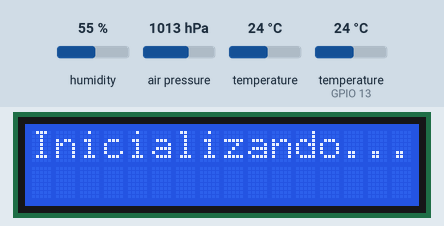
Simulated run of this program. Board: ESP32. On the bench: 16×2 character LCD. Inputs (shaded band) come from the test bench; at power-on: humidity 55 %, air pressure 1013 hPa, temperature 24 °C, temperature (sensor on GPIO 13) 24 °C. WiFi joins after 1.5 s; servers stay silent unless stated; the local clock reads 2024-03-15 10:24:30 at power-on unless the program sets it; what the program prints to the serial monitor is not drawn.

Above: at 0.2 s.
At 1.2 s:
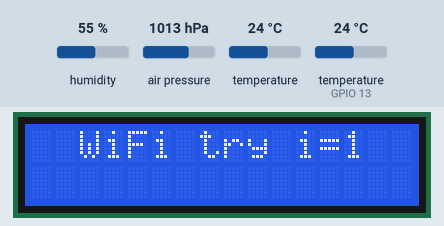
At 2.3 s:
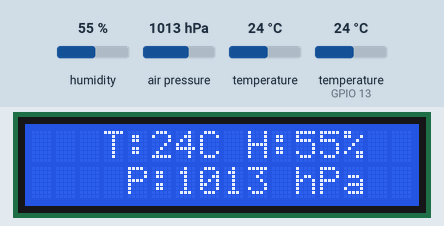
At 10.1 s:
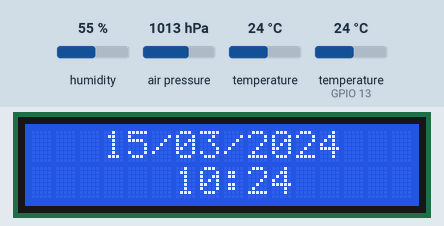
At 30.1 s:
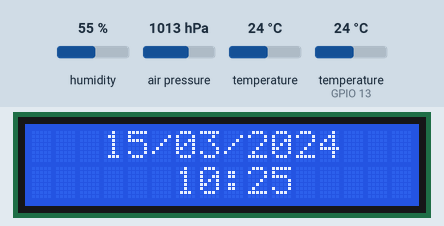

Measured:
- what the display in image 1 shows lasts 1.1 s, from 1.2 s to 2.3 s
- what the display in image 2 shows lasts 7.7 s, from 2.3 s to 10.0 s
- what the display in image 3 shows lasts 10.0 s, from 10.0 s to 20.0 s

The program:

main.cpp
```cpp
#include <Adafruit_BMP280.h>
#include <DHT.h>
#include <HTTPClient.h>
#include <LiquidCrystal_I2C.h> // Usa la biblioteca I2C para el LCD
#include <ThingSpeak.h>
#include <WiFi.h>
#include <esp_sleep.h>
#include <time.h>

#define HPA_SEA_LEVEL 1013.25 // Presión atmosférica al nivel del mar en hPa

// Definiciones de red
#define BAUD_RATE 115200

// Definiciones para mostrar datos en el LCD
#define LCD_LINE_0        0
#define LCD_LINE_1        1
#define DATE_INIT_COL     3 // 16-10(largo de la fecha)=6/2 = 3
#define TIME_INIT_COL     6 // 16-5(largo de la hora)=11/2 = 5.5->6
#define TEMP_HUM_INIT_COL 3 // 16-11(largo de la cadena)=5/2 = 2.5->3
#define PRES_INIT_COL     4 // 16-8(largo de la cadena)=8/2 = 4

// Definiciones de tiempo
#define SAMPLE_TIME_MIN  1     // Tiempo de muestreo en minutos
#define DISPLAY_TIME_SEC 10      // Tiempo de actualizacion del display en segundos
#define MIN_TO_MS        60000   // Minutos a segundos
#define SEC_TO_MS        1000    // Segundos a milisegundos
#define SEC_TO_US        1000000 // Segundos a microsegundos
#define DELAY_WATCHDOG   10      // Tiempo de espera para evitar que el Watchdog se active

// Definiciones para reloj
#define UTC_OFFSET -10800 // UTC-3 horas en segundos
#define DST_OFFSET 0      // No hay horario de verano en Argentina

// Configuración de WiFi y NTP
const char* ssid = "";
const char* password = "";
#define INTENTOS_WIFI 10
const char* ntpServer1 = "pool.ntp.org";
const char* ntpServer2 = "time.nist.gov";
#define INTENTOS_HORA   10
#define DELAY_AFTER_TRY 1000
const long gmtOffset_sec = UTC_OFFSET;
const int daylightOffset_sec = DST_OFFSET;

// Configuración de conexión al Gateway (ThingSpeak)
unsigned long channelID = 2684607;            // ID
const char* WriteAPIKey = "WWLNAKEODAP70AF3"; // Write API Key
bool connectToGateway = true;                 // Con cambiar esto a true se conecta a la gateway

// URL del script de Apps Script para enviar datos a Google Sheets
const char* scriptURL = "https://script.google.com/macros/s/"
                        "AKfycbx4X2QpN6QjZ2zSx5OdtCEPX5S8v6WXFEhs6Pvx7NPWWzzBnq"
                        "SnzMXLhmsGCfgRHCLLpg/exec";
int samples = 24 * 60 / SAMPLE_TIME_MIN; // Número de muestras a publicar en la datasheet
bool sendToGoogleSheets = false;         // Con cambiar esto a true ya se empiezan a mandar datos a la datasheet

// Configuración de LCD I2C (dirección I2C y tamaño)
#define LCD_COLS 16
#define LCD_ROWS 2
LiquidCrystal_I2C lcd(0x27, LCD_COLS, LCD_ROWS); // Cambia la dirección I2C si es necesario

// Pines y configuración del DHT11
#define DHTPIN  13 // Ajusta el pin al que está conectado el DHT11
#define DHTTYPE DHT11
DHT dht(DHTPIN, DHTTYPE);

// Configuración del BMP280
#define I2C_ADDRESS_SDO_GND 0x76
Adafruit_BMP280 bmp;

// Variables de tiempo para control de intervalos
unsigned long previousMillisSense = 0;
unsigned long intervalSense = SAMPLE_TIME_MIN * MIN_TO_MS;
unsigned long previousMillisDisplay = 0;
unsigned long intervalDisplay = DISPLAY_TIME_SEC * SEC_TO_MS;
unsigned int time_error = false;
bool showDateTime = false;
bool wifiConnected = true;
bool dhtConnected = true;
bool bmpConnected = true;

// Variables globales de los sensores
float temperatureDHT, humidityDHT, temperatureBMP, pressureBMP, temperatureProm, altitudeBMP;

// Prototipos de funciones
void checkWifi();
void imprimirCentrado(String texto, int linea);
void obtenerHoraNTP();
void mostrarFechaHora();
void update_data_to_google_sheets();
void mostrarDatosSensores_Serial();
void mostrarDatosSensores_LCD();
void actualizarDatosSensores();

void setup()
{
    Serial.begin(BAUD_RATE);

    // Inicializar LCD I2C
    lcd.init();                    // Inicializa el LCD en modo I2C
    lcd.backlight();               // Activa la retroiluminación del LCD
    lcd.begin(LCD_COLS, LCD_ROWS); // Establece el tamaño del LCD
    imprimirCentrado("Inicializando...", LCD_LINE_0);

    // Inicializar DHT11
    dht.begin();
    float temperatureDHT = dht.readTemperature();
    if (isnan(temperatureDHT))
    {
        imprimirCentrado("DHT11 Error", LCD_LINE_0);
        Serial.println("DHT11 no detectado.");
        dhtConnected = false;
    }
    if (dhtConnected)
    {
        Serial.println("DHT11 inicializado.");
    }

    // Inicializar BMP280
    if (!bmp.begin(I2C_ADDRESS_SDO_GND))
    {
        Serial.println("BMP280 no detectado.");
        imprimirCentrado("BMP280 Error", LCD_LINE_0);
        bmpConnected = false;
    }
    if (bmpConnected)
    {
        Serial.println("BMP280 inicializado.");
    }

    // Conexión WiFi
    WiFi.begin(ssid, password);
    Serial.println("Conectando a WiFi...");
    checkWifi();
    actualizarDatosSensores();
}

void loop()
{
    unsigned long currentMillis = millis();

    // Toma de muestras cada tiempo configurado
    if (currentMillis - previousMillisSense >= intervalSense)
    {
        previousMillisSense = currentMillis;
        actualizarDatosSensores(); // Llama a la función para leer y mostrar los
        // datos
    }

    // Rotar entre mostrar datos de sensores y la fecha/hora cada tiempo
    // configurado
    if (currentMillis - previousMillisDisplay >= intervalDisplay)
    {
        previousMillisDisplay = currentMillis;
        if (wifiConnected && !time_error)
        {
            // Toggle entre mostrar la fecha y hora o los datos de los sensores en el
            // LCD, si es que se conectó a WiFi
            showDateTime = !showDateTime;
        }

        lcd.clear();
        if (showDateTime)
        {
            mostrarFechaHora();
        }
        else
        {
            mostrarDatosSensores_LCD();
        }
    }
    delay(DELAY_WATCHDOG); // Para evitar que el Watchdog se active
}

// Función para verificar la conexión a WiFi
void checkWifi()
{
    int retry = 0;
    while (retry < INTENTOS_WIFI && WiFi.status() != WL_CONNECTED)
    {
        delay(DELAY_AFTER_TRY);
        Serial.print(".");
        int visual = retry + 1;
        imprimirCentrado("WiFi try i=" + String(visual), LCD_LINE_0);
        retry++;
    }

    if (retry == INTENTOS_WIFI)
    {
        Serial.println("Error: No se pudo conectar a WiFi.");
        imprimirCentrado("WiFi Error", LCD_LINE_0);
        wifiConnected = false;
        return;
    }

    Serial.println("Conectado a WiFi!");
    wifiConnected = true;
    // Configuración de tiempo usando NTP
    configTime(gmtOffset_sec, daylightOffset_sec, ntpServer1, ntpServer2);
    obtenerHoraNTP();
}

// Función para centrar texto en el LCD en una línea específica
void imprimirCentrado(String texto, int linea)
{
    int posicionInicio = ceil((16 - texto.length()) / 2.0); // Calcula la posición de inicio

    lcd.clear();                          // Limpia la pantalla
    lcd.setCursor(posicionInicio, linea); // Coloca el cursor en la posición calculada
    lcd.print(texto);                     // Imprime el texto
}

// Función para obtener la hora NTP con límite de intentos
void obtenerHoraNTP()
{
    struct tm timeinfo;
    int retry = 0;
    Serial.println("Esperando la hora...");
    while (!getLocalTime(&timeinfo) && retry < INTENTOS_HORA)
    {
        delay(DELAY_AFTER_TRY);
        Serial.print(".");
        int visual = retry + 1;
        imprimirCentrado("Hora try i=" + String(visual), LCD_LINE_0);
        retry++;
    }

    if (retry == INTENTOS_HORA)
    {
        Serial.println("Error: No se pudo obtener la hora desde el NTP.");
        time_error = true;
    }
    else
    {
        Serial.println("Hora obtenida correctamente!");
    }
}

// Función para mostrar la fecha y hora en el LCD
void mostrarFechaHora()
{
    struct tm timeinfo;
    if (getLocalTime(&timeinfo))
    {
        lcd.clear();
        lcd.setCursor(DATE_INIT_COL, LCD_LINE_0);
        lcd.printf("%02d/%02d/%04d", timeinfo.tm_mday, timeinfo.tm_mon + 1, timeinfo.tm_year + 1900);
        lcd.setCursor(TIME_INIT_COL, LCD_LINE_1);
        lcd.printf("%02d:%02d", timeinfo.tm_hour, timeinfo.tm_min);
    }
}

// Función para enviar datos a Google Sheets
void update_data_to_google_sheets()
{
    HTTPClient http;

    // Especifica URL del servidor y el script
    http.begin(scriptURL);
    http.addHeader("Content-Type", "application/json");

    // Crea el payload en formato JSON
    String postData = "{\"temperatureDHT\": " + String(temperatureDHT) + ", \"humidityDHT\": " + String(humidityDHT) +
                      ", \"temperatureBMP\": " + String(temperatureBMP) + ", \"pressureBMP\": " + String(pressureBMP) +
                      ", \"temperatureProm\": " + String(temperatureProm) + "}";

    // Realiza la solicitud HTTP POST
    int httpResponseCode = http.POST(postData);

    // Verifica el código de respuesta
    if (httpResponseCode > 0)
    {
        String response = http.getString();
        Serial.println("Respuesta del servidor: " + response + "- Código de respuesta: " + String(httpResponseCode));
    }
    else
    {
        Serial.println("Error en la solicitud HTTP: " + http.errorToString(httpResponseCode));
    }
    http.end();
}

// Función para mostrar datos de sensores en el serial
void mostrarDatosSensores_Serial()
{
    struct tm timeinfo;
    if (getLocalTime(&timeinfo))
    {
        Serial.printf("Timestamp: %02d/%02d/%04d %02d:%02d:%02d\n",
                      timeinfo.tm_mday,
                      timeinfo.tm_mon + 1,
                      timeinfo.tm_year + 1900,
                      timeinfo.tm_hour,
                      timeinfo.tm_min,
                      timeinfo.tm_sec);
    }
    Serial.print("Temperatura: ");
    Serial.print(temperatureBMP);
    Serial.print("C  Humedad: ");
    Serial.print(humidityDHT);
    Serial.print("%  ");
    Serial.print("Presion: ");
    Serial.print(pressureBMP);
    Serial.println(" hPa");
}

// Función para mostrar datos de sensores en el LCD
void mostrarDatosSensores_LCD()
{
    lcd.clear();
    lcd.setCursor(TEMP_HUM_INIT_COL, LCD_LINE_0);
    lcd.printf("T:%dC H:%d%%", (int)temperatureBMP, (int)humidityDHT);
    lcd.setCursor(PRES_INIT_COL, LCD_LINE_1);
    lcd.printf("P:%d hPa", (int)pressureBMP);
}

// Función para leer y mostrar datos de sensores en el serial y en el LCD
void actualizarDatosSensores()
{
    // Leer temperatura y humedad del DHT11 si está conectado
    if (dhtConnected)
    {
        temperatureDHT = dht.readTemperature();
        humidityDHT = dht.readHumidity();
    }
    else
    {
        temperatureDHT = -1;
        humidityDHT = -1;
    }

    if (bmpConnected)
    {
        // Leer presión y temperatura del BMP280
        temperatureBMP = bmp.readTemperature();
        pressureBMP = bmp.readPressure() / 100.0;      // Convertir de Pa a hPa
        altitudeBMP = bmp.readAltitude(HPA_SEA_LEVEL); // Calcular altitud con respecto al nivel del mar
    }
    else
    {
        temperatureBMP = -1;
        pressureBMP = -1;
        altitudeBMP = -1;
    }

    if (dhtConnected && bmpConnected)
    {
        // Calcular promedio de temperatura
        temperatureProm = (temperatureDHT + temperatureBMP) / 2;
    }
    else
    {
        temperatureProm = -1;
    }

    // Imprimir en Serial
    mostrarDatosSensores_Serial();

    // Mostrar en el LCD
    mostrarDatosSensores_LCD();

    if (connectToGateway)
    {
        // Verificar que la conexión se mantuvo
        if (WiFi.status() == WL_CONNECTED)
        {
            wifiConnected = true;
            WiFiClient client;
            ThingSpeak.begin(client); // Reinicia la conexión a ThingSpeak
        }
        else
        {
            Serial.println("Error: Conexión a WiFi perdida. No se puede comunicar con ThingSpeak.");
            wifiConnected = false;
            return;
        }

        if (wifiConnected)
        {
            // Enviar datos a ThingSpeak
            // ThingSpeak.setField(5, temperatureProm);
            ThingSpeak.setField(5, temperatureBMP);
            ThingSpeak.setField(6, humidityDHT);
            ThingSpeak.setField(7, pressureBMP);
            ThingSpeak.setField(8, altitudeBMP);

            int Gateway_Answer = ThingSpeak.writeFields(channelID, WriteAPIKey);

            if (Gateway_Answer == 200)
            {
                Serial.println("Datos enviados a ThingSpeak correctamente.");
            }
            else
            {
                Serial.println("Error al enviar datos a ThingSpeak. Código de error: " + String(Gateway_Answer));
            }
        }
    }

    if (sendToGoogleSheets && wifiConnected)
    {
        // Enviar datos a Google Sheets
        if (samples > 0)
        {
            update_data_to_google_sheets();
            samples--;
        }
    }
}
```
